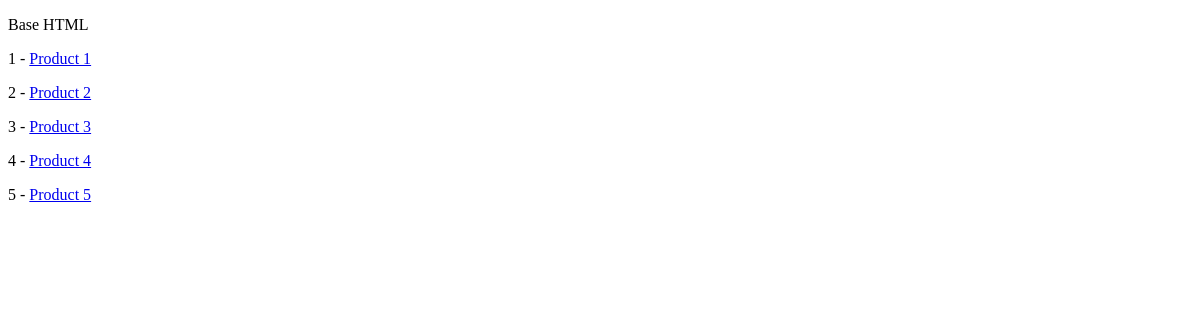
/products/list/, run on an earlier commit of the app's database.
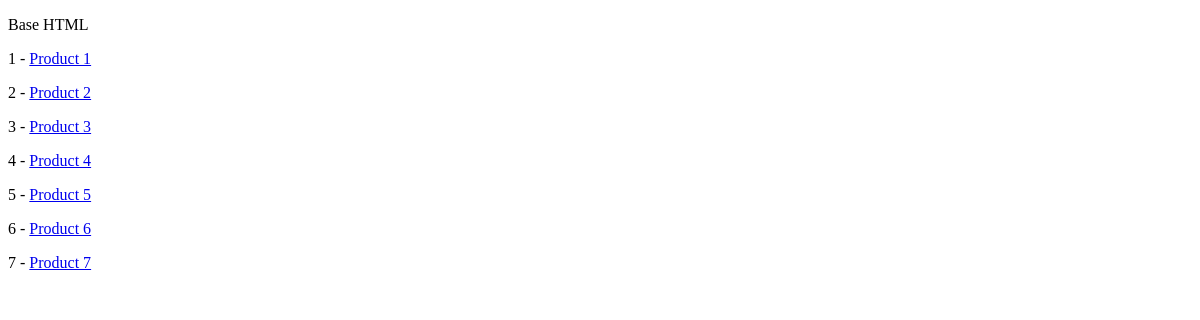
And on a later commit of the database.
### firstapp/models.py (models this page shows)
class Products(models.Model):
    title = models.CharField(max_length=50, default='Product Title')
    description = models.TextField(blank=True, null=True)
    price = models.DecimalField(decimal_places=2, max_digits=5, default=0.00)
    active = models.BooleanField(default=False)
    def get_absolute_url(self):
        return reverse('product', kwargs={'product_id':self.id})

### firstapp/views.py (the view)
# urls.py: path('products/list/', fv.product_list_view),
def product_list_view(request):
    obj = Products.objects.all()
    objs = []
    for i in range(len(obj)):
        objs.append(obj[i])
    context = {
        'my_objs':objs
    }
    return render(request, 'product/list.html', context)

### firstapp/templates/product/list.html
{% extends 'base.html' %}
{% block content %}
{% for obj in my_objs %}
<P>
    {{obj.id}} - <a href='{{ obj.get_absolute_url }}'>{{obj.title}}</a>
</P>
{% endfor%}
{% endblock %}

What changed in the data, as far as the page shows it:
added Products: id "6", title "Product 6"
added Products: id "7", title "Product 7"
